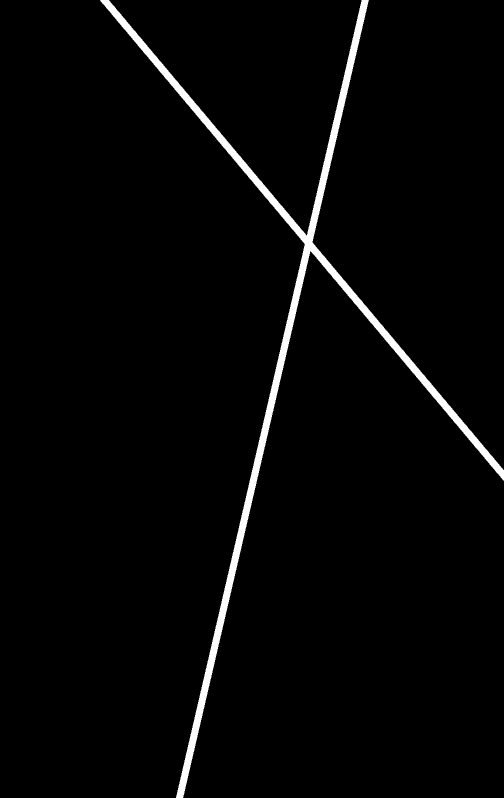
#> input picture Exercises/Week_5_Morphological_Transform_Hough_Transform/5_2_Hough_Transform/Python /X.png, 504 x 798 px
$ python 5_2_Exercise.py
#> lines starting #> are read from the running program, lines starting #| are printed output that depends on the picture
import matplotlib.pyplot as plt
import numpy as np
import cv2

from skimage.feature import peak_local_max

image = plt.imread("X.png")[:, :, 0]
#> image: shape (798, 504) float32; min 0, max 1, mean 0.0249

# =============================================================================
# Morphological cleaning
# =============================================================================
kernel = np.ones(shape=[3, 3])

clean_edges = cv2.erode(image, kernel, iterations=2)
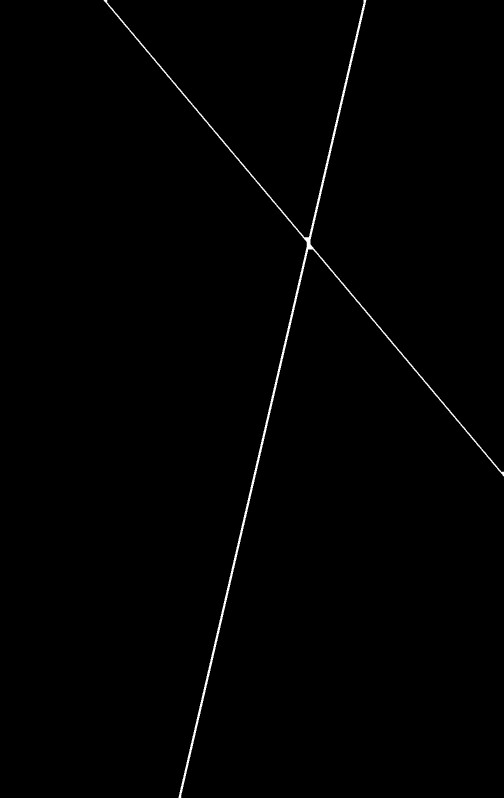
#> clean_edges: shape (798, 504) float32; min 0, max 1, mean 0.00666

# =============================================================================
# Hough
# =============================================================================

# Extract x and y coordinates
all_y, all_x = np.where(clean_edges == 1)
#> all_y = 1674 values from 0 to 797; all_x = 1674 values, max 503 at index 1158, min 104 at index 0, mean 280.3

# prepare accumulator
max_b = 4500
b_off_set = int(max_b / 2)  # offset to allow negative b values
accumulator = np.zeros(shape=[max_b, 180])

# fill accumulator
for x, y in zip(all_x, all_y):
    for alpha in range(-90, 90, 1):
        alpha_rad = alpha * np.pi / 180

        b = (np.cos(alpha_rad) * y - np.sin(alpha_rad) * x) / np.cos(alpha_rad)
        b = np.round(b).astype("int64") + b_off_set  # b offset to allow negative values

        if 0 <= b < max_b:
            accumulator[b, alpha + 90] += 1
#> this loop made 1674 passes
#> (x, y) on passes 1 to 3: (104, 0), (105, 0), (106, 0)

# find local peaks in accumulator
max_coordinates = peak_local_max(accumulator, min_distance=10, threshold_abs=80)
#> max_coordinates = [[2126, 140], [3826, 13]]

max_coordinates[:, 0] -= b_off_set  # correct for offset from accumulator
max_coordinates[:, 1] -= 90  # correct for offset from accumulator
print(max_coordinates)
#| [[-124   50]
#|  [1576  -77]]

plt.figure()
plt.imshow(image, cmap="gray")
plt.title("Original Image")

plt.figure()
plt.imshow(clean_edges, cmap="gray")
plt.title("Eroded lines")

plt.figure()
plt.imshow(
    np.power(accumulator, 1 / 2), aspect=accumulator.shape[1] / accumulator.shape[0]
)
plt.title("3rd root of Accumulator (for better Visualization)")

plt.figure()

plt.imshow(image, cmap="gray")
column_end = image.shape[1] - 1
#> column_end = 503
for b, angle in zip(max_coordinates[:, 0], max_coordinates[:, 1]):
    angle_rad = angle / 180 * np.pi

    row_start = b
    row_end = np.sin(angle_rad) / np.cos(angle_rad) * column_end + b

    plt.plot([0, column_end], [row_start, row_end])
#> this loop made 2 passes
#> (b, angle, angle_rad, row_start, row_end) on passes 1 to 2: (-124, 50, 0.873, -124, 475.5), (1576, -77, -1.34, 1576, -602.7)

    # xmin, xmax, ymin, ymax
plt.axis([0, column_end, image.shape[0] - 1, 0])
plt.title("Detected lines on original image")

plt.figure()
plt.imshow(clean_edges, cmap="gray")

for b, angle in zip(max_coordinates[:, 0], max_coordinates[:, 1]):
    angle_rad = angle / 180 * np.pi

    row_start = b
    row_end = np.sin(angle_rad) / np.cos(angle_rad) * column_end + b

    plt.plot([0, column_end], [row_start, row_end])

# xmin, xmax, ymin, ymax
plt.axis([0, column_end, image.shape[0] - 1, 0])
plt.title("Detected lines on eroded lines")

plt.show()
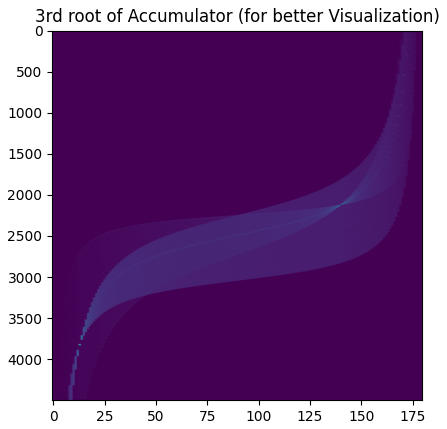
#> figure drawn by matplotlib, 1 panel
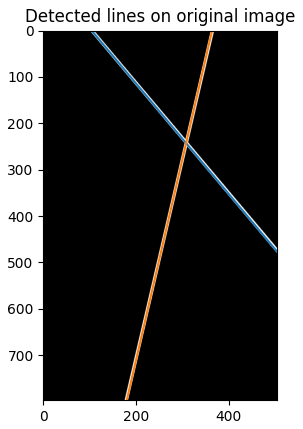
#> figure drawn by matplotlib, 1 panel
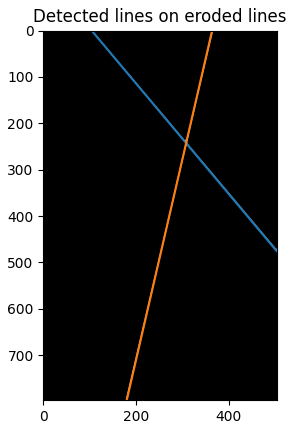
#> figure drawn by matplotlib, 1 panel
